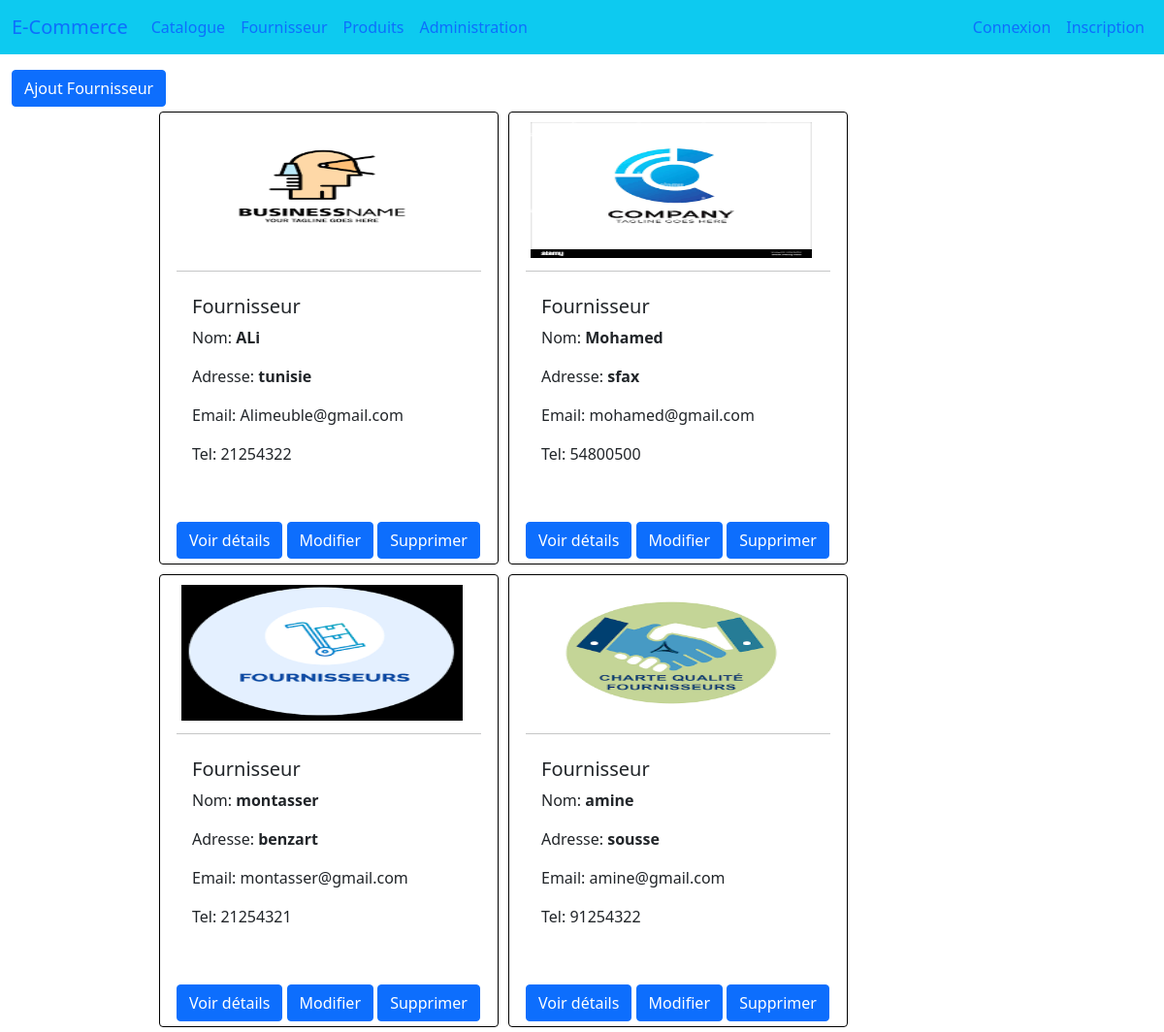
Screenshot of /magasin/fournisseurs/ with the database file from the repository.
### magasin/models.py (models this page shows)
class Fournisseur(models.Model):
    nom=models.CharField(max_length=100)
    adresse=models.TextField()
    email=models.EmailField()
    telephone=models.CharField(max_length=8)
    logo =models.ImageField(upload_to='media/', null=True, blank=True)

### magasin/views.py (the view)
# urls.py: path('fournisseurs/', views.ListFournisseur, name='fournisseurs'),
def ListFournisseur(request):
    fournisseurs = Fournisseur.objects.all()
    context = {'fournisseurs': fournisseurs}
    return render(request, 'magasin/Fournisseurs/fournisseur.html', context)

### magasin/templates/magasin/Fournisseurs/fournisseur.html (shortened to what this page needs)
{% extends 'magasin/base.html' %}
{% block content %}
<div class="container-fluid mt-3">
    <div class="row-9" >
        <div class="col-lg-12">
            <a class="btn btn-primary" href="{% url 'nouveauFournisseur'%}">Ajout Fournisseur</a>
        </div>
        <div  id='fournisseur' class="col-lg-9 mx-auto" >
            <div class="row mx-auto" >
                {% for fournisseur in fournisseurs %}
                    <div class="card" id={{fournisseur.id}} style="width:350px;border:black solid 1px;margin:5px;">
                        <div id={{fournisseur.id}} style="margin:5px;">
                            <img src="/media/{{fournisseur.logo}}" style="width: 300px; height: 150px; padding: 5px;">
                            <div>
                                <hr class="dropdown-divider">
                                <div class="card-body" style="height: 250px;">
                                    <h5 class="card-title">Fournisseur</h5>
                                    <p class="card-text">Nom: <b>{{fournisseur.nom}}</b></p>
                                    <p class="card-text">Adresse: <b>{{fournisseur.adresse}}</b></p>
                                    <p class="card-text">Email: {{fournisseur.email}}</p>
                                    <p class="card-text">Tel: {{fournisseur.telephone}}</p>
                                </div>
                                <div style="width: 350px;">
                                    <a href="{% url 'detail_Fournisseur' for_id=fournisseur.id %}" class="btn btn-primary">Voir détails</a>
                                    <a href="{% url 'update_Fournisseur' fournisseur.id %}" class="btn btn-primary">Modifier</a>
                                    <a href="{% url 'delete_Fournisseur' fournisseur.id %}" class="btn btn-primary" >Supprimer</a>
                                </div>
                            </div>
                        </div>
                    </div>
                {% endfor %}
            </div>
        </div>
    </div>
</div>
{% endblock %}

### magasin/templates/magasin/base.html (shortened to what this page needs)
{% load static %}
<!DOCTYPE html>
<html>
<head>
<link rel='stylesheet' type='text/css' media='screen' href="{% static 'css/base.css'%}">
<link href="https://cdn.jsdelivr.net/npm/bootstrap@5.0.0-beta2/dist/css/bootstrap.min.css"rel="stylesheet"
integrity="sha384-BmbxuPwQa2lc/FVzBcNJ7UAyJxM6wuqIj61tLrc4wSX0szH/Ev+nYRRuWlolflfl">
</head>
<body>
    <nav class="navbar navbar-expand-lg bg-body-tertiary"style="background-color: #0dcaf0;">
        <div class="container-fluid">
          <a class="navbar-brand" href="#">E-Commerce</a>
          <div class="collapse navbar-collapse" id="navbarColor01">
            <ul class="navbar-nav me-auto mb-2 mb-lg-0">
              <li class="nav-item active">
                <a class="nav-link " aria-current="page"href="{% url 'Catalogue' %}">Catalogue</a>
              </li>
              <li class="nav-item active">
                <a class="nav-link" href="{% url 'fournisseurs' %}">Fournisseur
                </a>
              </li>
              <li class="nav-item active">
                <a class="nav-link" href="{% url 'produits' %}">Produits</a>
              </li>
              <li class="nav-item active">
                <a class="nav-link" href="{% url 'admin:index' %}">Administration</a>
              </li>
            </ul>
            <ul class="navbar-nav ml-auto">
              {% if user.is_authenticated %}
                <li class="nav-item active">
                  <a class="nav-link" href="#">{{user}}</a>
                </li>
                <li class="nav-item active">
                  <a class="nav-link" href="{% url 'logout' %}">Déconnexion</a>
                </li>
              {% else %}
                <li class="nav-item active">
                  <a class="nav-link" href="{% url 'login' %}">Connexion</a>
                </li>
                <li class="nav-item active">
                  <a class="nav-link" href="{% url 'register' %}">Inscription</a>
                </li>
              {% endif %}
              </ul>
          </div>
        </div>
      </nav>
{% block content %} {% endblock %}
</body>
</html>

### rows the page displays
Fournisseur: logo (picture), nom "ALi", adresse "tunisie", email "Alimeuble@gmail.com", telephone "21254322"
Fournisseur: logo (picture), nom "Mohamed", adresse "sfax", email "mohamed@gmail.com", telephone "54800500"
Fournisseur: logo (picture), nom "montasser", adresse "benzart", email "montasser@gmail.com", telephone "21254321"
Fournisseur: logo (picture), nom "amine", adresse "sousse", email "amine@gmail.com", telephone "91254322"
